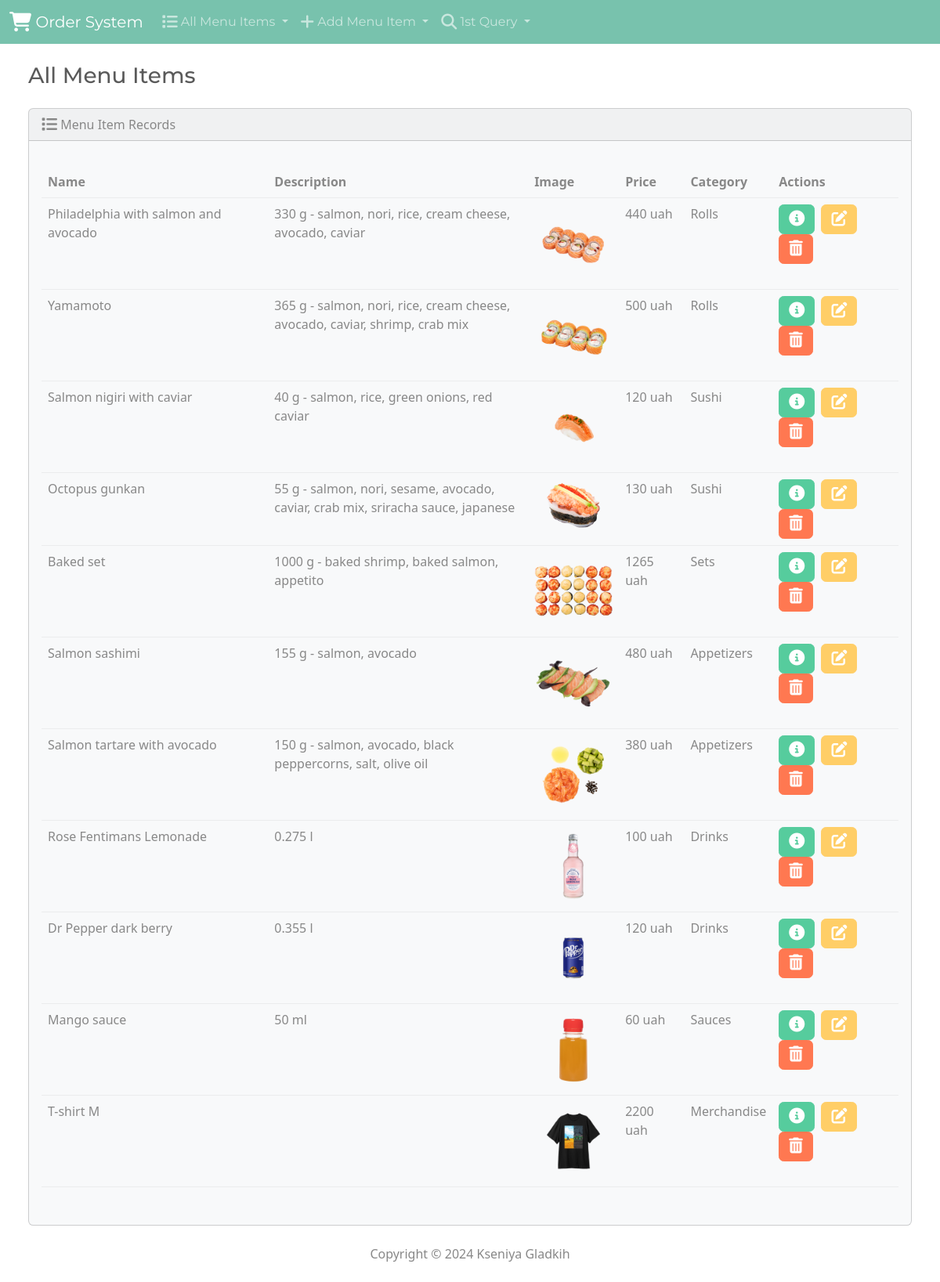
/menu-item/, run on the app's committed database.
### customer/models.py (models this page shows, shortened)
class MenuItem(models.Model):
    name = models.CharField(max_length=100)
    description = models.TextField(blank = True)
    image = models.ImageField(upload_to='menu_images/')
    price = models.DecimalField(max_digits=6, decimal_places=0)
    category = models.ForeignKey('Category', on_delete=models.CASCADE, related_name='item')

class Category(models.Model):
    name = models.CharField(max_length=100)

### customer/views.py (the view)
# urls.py: path('menu-item/', views.menu_item, name='menu-item'),
def menu_item(request):
    menu_items = MenuItem.objects.all()
    context = {'menu_items': menu_items}
    return render(request, 'customer/menu_item/menu_item.html', context)

### customer/templates/customer/menu_item/menu_item.html (shortened to what this page needs)
{% extends 'customer/base.html' %}
{% block body %}
<h3 class="m-4">All Menu Items</h3>
<div class="row">
    <div class="col-12">
        {% if menu_items %}
        <div class="card bg-light ms-4 me-4 mb-4">
            <div class="card-header">
                <i class="fa-solid fa-list fa-lg"></i> Menu Item Records
            </div>
            <div class="card-body">
                <p class="card-text">
                <div class="table-responsive">
                    <table class="table table-hover">
                        <thead>
                            <tr>
                            <th scope="col">Name</th>
                            <th scope="col">Description</th>
                            <th scope="col">Image</th>
                            <th scope="col">Price</th>
                            <th scope="col">Category</th>
                            <th scope="col">Actions</th>
                            </tr>
                        </thead>
                        <tbody>
                            {% for menu_item in menu_items %}
                                <tr>
                                    <td>{{ menu_item.name }}</td>
                                    <td style="max-width: 350px;">{{ menu_item.description }}</td>
                                    <td><img class="row-image" src="{{ menu_item.image.url }}" style="max-width: 100px; max-height: 100px;"></td>
                                    <td>{{ menu_item.price }} uah</td>
                                    <td>{{ menu_item.category.name }}</td>
                                    <td>
                                        <button type="button" class="btn btn-success me-1" href="{% url 'view-menu-item' menu_item.id %}" data-bs-toggle="modal" data-bs-target="#myModal{{menu_item.id}}">
                                            <i class="fa-solid fa-circle-info fa-lg"></i>
                                        </button>
                                        <a class="btn btn-warning me-1" href="{% url 'menu-item-edit' menu_item.id %}">
                                            <i class="fa-solid fa-pen-to-square fa-lg"></i>
                                        </a>
                                        <button type="button" class="btn btn-danger" data-bs-toggle="modal" data-bs-target="#delete{{menu_item.id}}">
                                            <i class="fa-solid fa-trash-can fa-lg"></i>
                                        </button>
                                    </td>
                                </tr>
                            {% endfor %}
                        </tbody>
                    </table>
                </div>
                </p>
            </div>
        </div>
        {% else %}
            <h5 class="alert alert-primary ms-4 me-4">No Menu Item Records</h5>
        {% endif %}
    </div>
</div>
{% endblock %}

### customer/templates/customer/base.html (shortened to what this page needs)
{% load static %}
<!DOCTYPE html>
<html lang="en">
    <head>
        <link rel="stylesheet" href="https://cdnjs.cloudflare.com/ajax/libs/font-awesome/6.4.0/css/all.min.css"/>
        <link href="{% static 'css/bootstrap.min.css' %}" rel="stylesheet">
        <body class="d-flex flex-column min-vh-100">
            <nav class="navbar navbar-expand-lg navbar-dark bg-primary">
                <div class="container-fluid">
                    <a class="navbar-brand" href="{% url 'index' %}">
                        <i class="fa-solid fa-cart-shopping fa-lg"></i> Order System
                    </a>
                    <div class="collapse navbar-collapse" id="navbarColor01">
                    <ul class="navbar-nav me-auto">
                        <li class="nav-item dropdown">
                            <a class="nav-link dropdown-toggle" data-bs-toggle="dropdown" href="#" role="button" aria-haspopup="true" aria-expanded="false">
                                <i class="fa-solid fa-list fa-lg"></i> All Menu Items
                            </a>
                        </li>
                        <li class="nav-item dropdown">
                            <a class="nav-link dropdown-toggle" data-bs-toggle="dropdown" href="#" role="button" aria-haspopup="true" aria-expanded="false">
                                <i class="fa-solid fa-plus fa-lg"></i> Add Menu Item
                            </a>
                        </li>
                        <li class="nav-item dropdown">
                            <a class="nav-link dropdown-toggle" data-bs-toggle="dropdown" href="#" role="button" aria-haspopup="true" aria-expanded="false">
                                <i class="fa-solid fa-magnifying-glass fa-lg"></i> 1st Query
                            </a>
                        </li>
                    </ul>
                    </div>
                </div>
            </nav>
            <div class="container-fluid">
                {% block body %}
                {% endblock %}
            </div>
            <footer class="mt-auto mb-4">
                <div class="text-center">
                    <span>
                        Copyright &copy; <script>document.write(new Date().getFullYear())</script> Kseniya Gladkih
                    </span>
                </div>
            </footer>
        </body>
    </head>
</html>

### data on the page
MenuItem: name "Philadelphia with salmon and avocado", description "330 g - salmon, nori, rice, cream cheese, avocado, caviar", image (picture), price "440", category.name "Rolls"
MenuItem: name "Yamamoto", description "365 g - salmon, nori, rice, cream cheese, avocado, caviar, shrimp, crab mix", image (picture), price "500", category.name "Rolls"
MenuItem: name "Salmon nigiri with caviar", description "40 g - salmon, rice, green onions, red caviar", image (picture), price "120", category.name "Sushi"
MenuItem: name "Octopus gunkan", description "55 g - salmon, nori, sesame, avocado, caviar, crab mix, sriracha sauce, japanese", image (picture), price "130", category.name "Sushi"
MenuItem: name "Baked set", description "1000 g - baked shrimp, baked salmon, appetito", image (picture), price "1265", category.name "Sets"
MenuItem: name "Salmon sashimi", description "155 g - salmon, avocado", image (picture), price "480", category.name "Appetizers"
MenuItem: name "Salmon tartare with avocado", description "150 g - salmon, avocado, black peppercorns, salt, olive oil", image (picture), price "380", category.name "Appetizers"
MenuItem: name "Rose Fentimans Lemonade", description "0.275 l", image (picture), price "100", category.name "Drinks"
MenuItem: name "Dr Pepper dark berry", description "0.355 l", image (picture), price "120", category.name "Drinks"
MenuItem: name "Mango sauce", description "50 ml", image (picture), price "60", category.name "Sauces"
MenuItem: name "T-shirt M", image (picture), price "2200", category.name "Merchandise"
